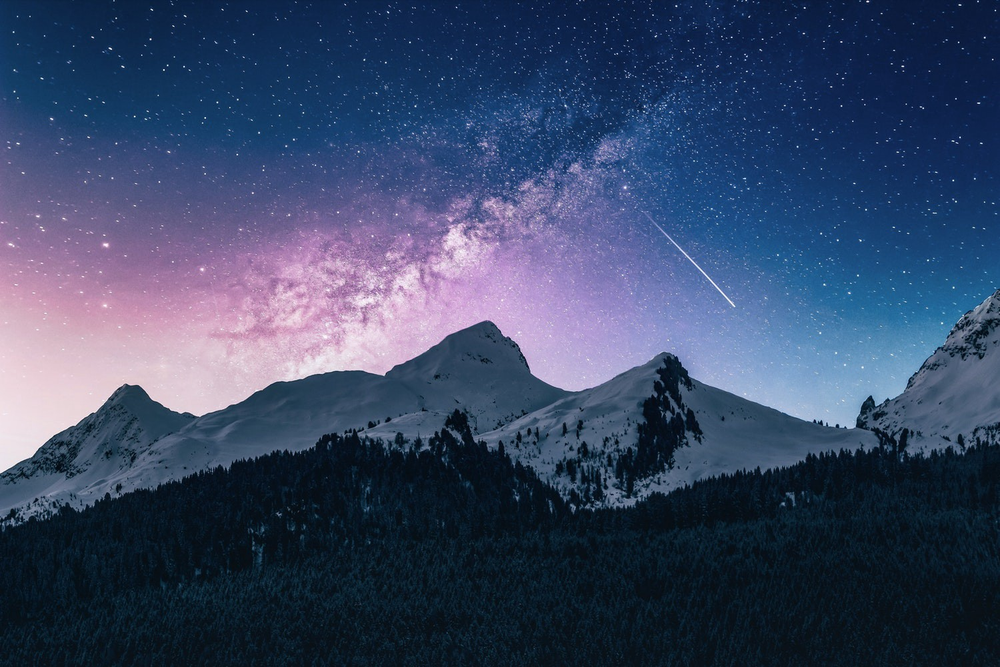
#> input picture EdgeDetection/test.png, 1000 x 667 px, shrunk from 1500 x 1001 before the run
$ jupyter execute 'Creating Filter(Edge Detection).ipynb'   (shell and % lines are left out)
#> lines starting #> are read from the running program, lines starting #| are printed output that depends on the picture; after the words box and inside, x2 and y2 are one past the last pixel; in counts of white or black regions, pixels touching at a corner belong together
[cell 1]
import numpy as np
import matplotlib.pyplot as plt
import cv2


image = cv2.imread('test.png')
#> image is the input picture: shape (667, 1000, 3); mean B, G, R 101.2, 70.7, 56.5

image_copy = np.copy(image)

image_copy = cv2.cvtColor(image_copy, cv2.COLOR_BGR2RGB)

plt.imshow(image_copy)

[cell 2]
gray = cv2.cvtColor(image_copy, cv2.COLOR_RGB2GRAY)
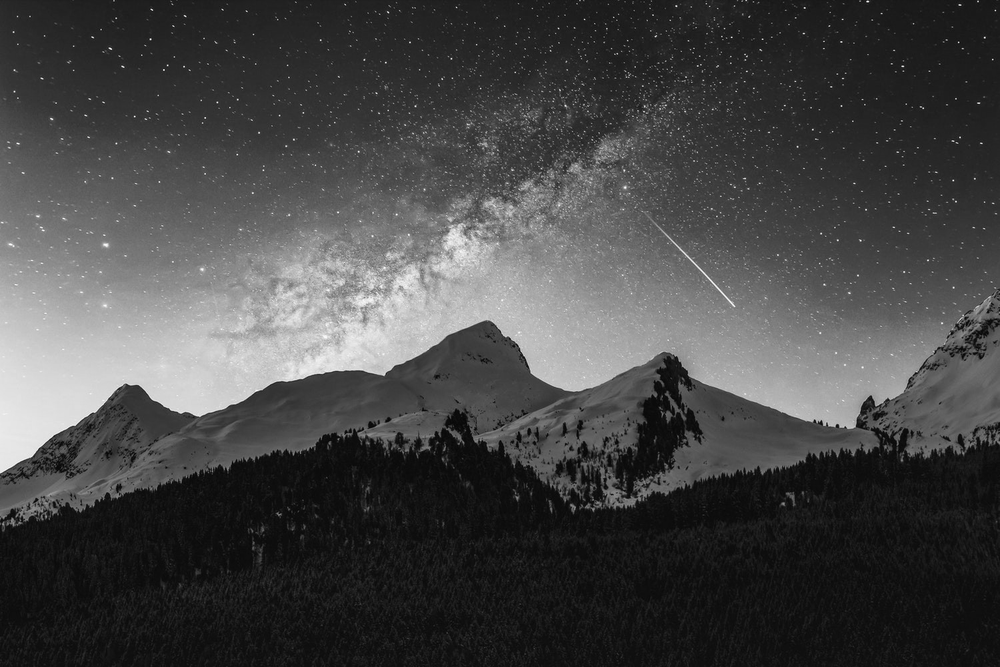
#> gray: shape (667, 1000); min 2, max 255, mean 69.9
plt.imshow(gray, cmap = 'gray')

# Custom Kernel

[cell 3]
# creating edge detection kernel
# also called sobel filer #vertical edge detection
sobel_x = np.array([[ -1, 0, 1],
                   [ -2, 0, 2],
                   [ -1, 0, 1]])

filtered_image = cv2.filter2D(gray, -1, sobel_x)

plt.imshow(filtered_image, cmap = 'gray')

## Creating binary image

[cell 4]
retval, binary_image = cv2.threshold(filtered_image, 100, 255, cv2.THRESH_BINARY)
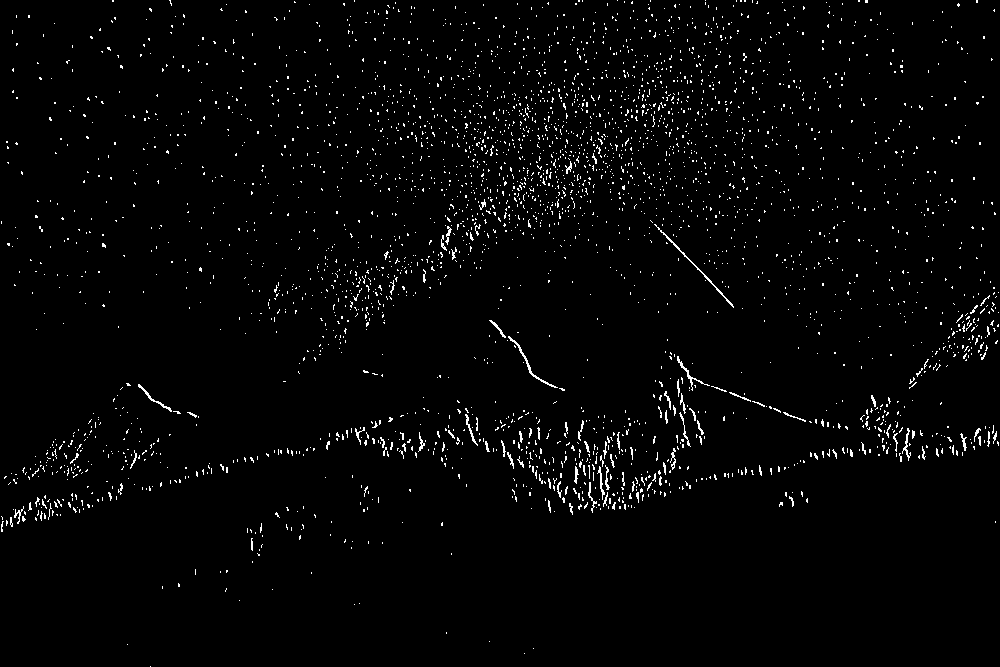
#> binary_image: shape (667, 1000); 2.1% white in thin lines or dots

plt.imshow(binary_image, cmap = 'gray')

## Gaussian Blur

[cell 5]
gray_blur = cv2.GaussianBlur(gray, (5,5), 0)

f, (ax1, ax2) = plt.subplots(1,2, figsize  = (20,10))

ax1.set_title('original gray')
ax1.imshow(gray, cmap = 'gray')

ax2.set_title('blurred image')
ax2.imshow(gray_blur, cmap = 'gray')
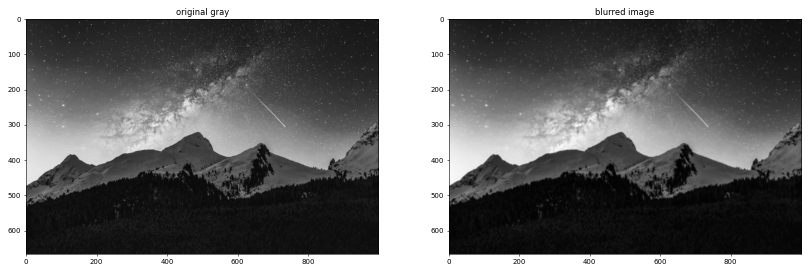
#> figure drawn by matplotlib, 2 panels

## Comparing the effects of a low pass filter (Gaussian Blur) with high pass filter(Sobel Edge Detection) and a normal image

[cell 6]
sobel_x = np.array([[ -2, 0, 2],
                   [ -1, 0, 1],
                   [ -2, 0, 2]])

filtered = cv2.filter2D(gray, -1, sobel_x)

filtered_blurred = cv2.filter2D(gray_blur, -1, sobel_x)
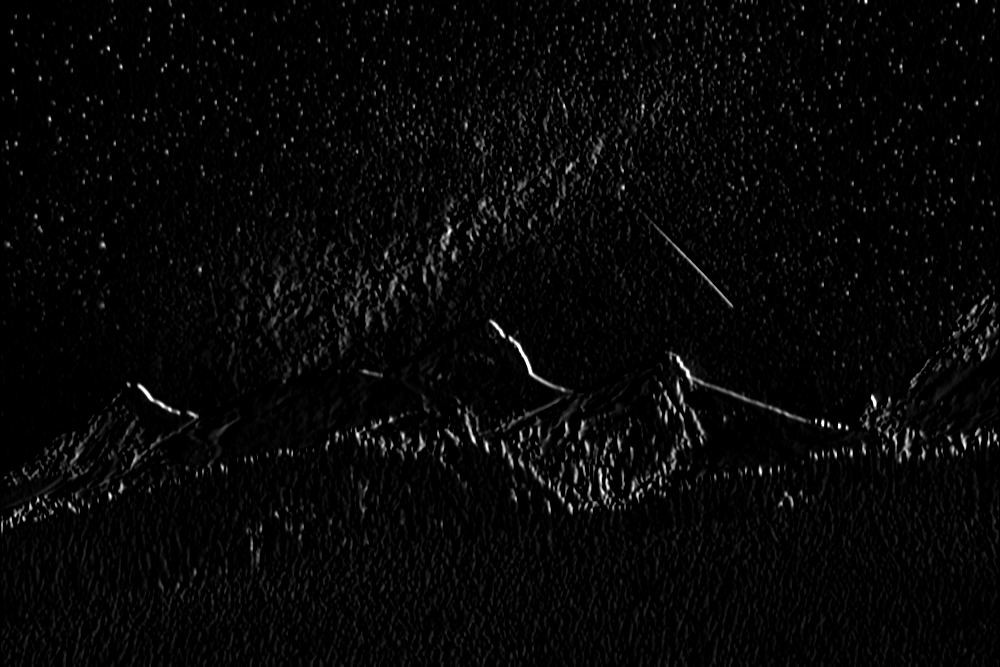
#> filtered_blurred: shape (667, 1000); min 0, max 255, mean 7.1

f, (ax1, ax2) = plt.subplots(1,2, figsize = (20,10))

ax1.set_title('original gray')
ax1.imshow(filtered, cmap = 'gray')

ax2.set_title('blurred image')
ax2.imshow(filtered, cmap = 'gray')

## Implementing canny edge detection

[cell 7]
lower = 120
upper = 240

edges = cv2.Canny(gray, lower, upper)
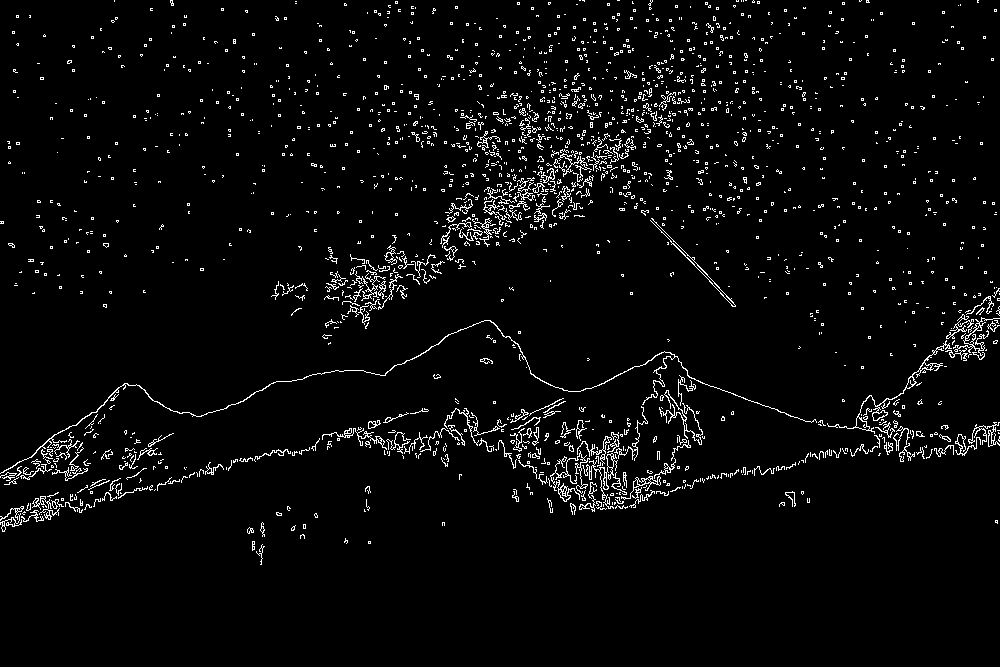
#> edges: shape (667, 1000); 3.6% white in thin lines or dots, all inside (x1, y1, x2, y2) = (0, 0, 1000, 565)

plt.imshow(edges, cmap = 'gray')

[cell 8]
wide = cv2.Canny(gray, 30 ,100)
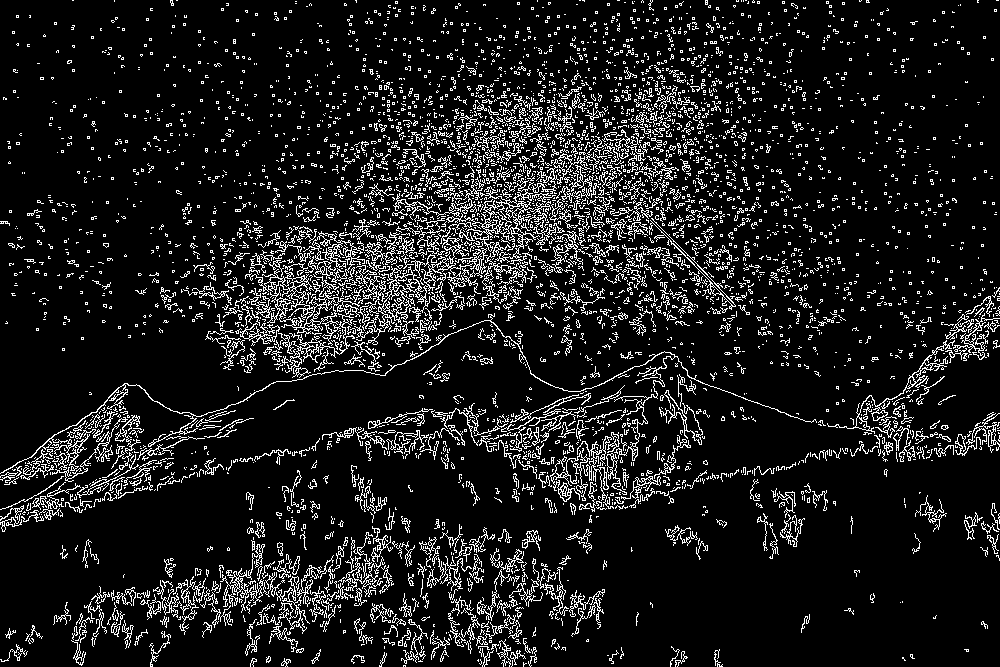
#> wide: shape (667, 1000); 10.7% white in thin lines or dots
tight = cv2.Canny(gray, 180, 240)
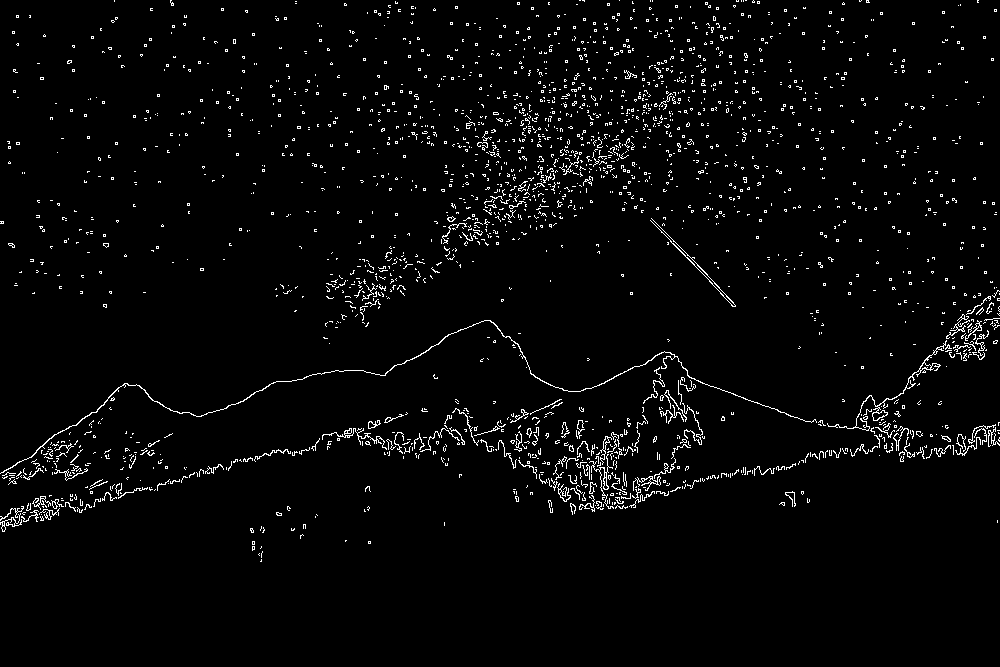
#> tight: shape (667, 1000); 2.9% white in thin lines or dots, all inside (x1, y1, x2, y2) = (0, 0, 1000, 562)

f, (ax1, ax2) = plt.subplots(1,2, figsize  =(20,10))

ax1.set_title('wide')
ax1.imshow(wide, cmap = 'gray')

ax2.set_title('tight')
ax2.imshow(tight, cmap = 'gray')
